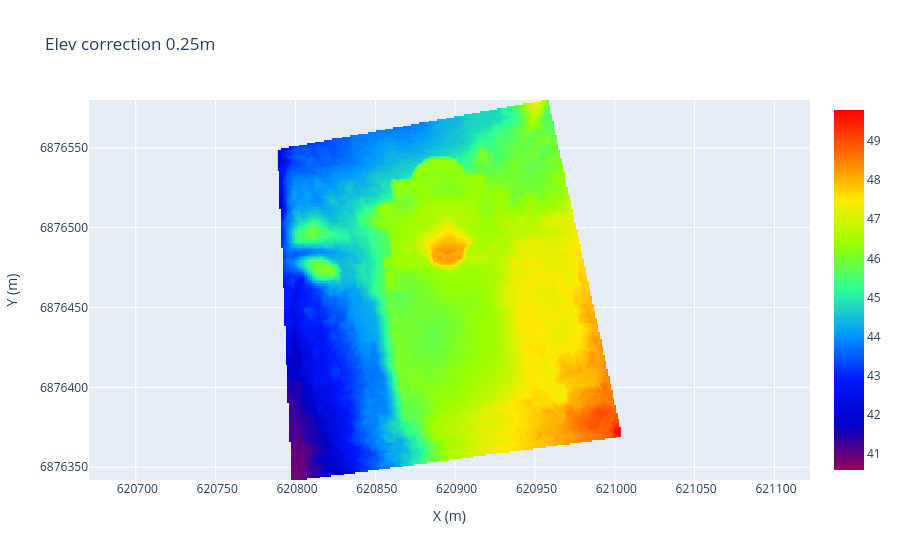

Notebook cell for this chart:
### Code cell
ploting.create_plotly_map(elev_cor, meta, "Elev correction 0.25m", color="rainbow")

### Figure 1 — Plotly figure (JSON) as saved in the notebook; plotly's stock layout.template omitted (floating-point values rounded to 4 significant figures; data arrays with more than 128 entries replaced by an {"elided": "..."} marker saying what was removed)
{"data": [{"colorscale": [[0, "rgb(150,0,90)"], [0.125, "rgb(0,0,200)"], [0.25, "rgb(0,25,255)"], [0.375, "rgb(0,152,255)"], [0.5, "rgb(44,255,150)"], [0.625, "rgb(151,255,0)"], [0.75, "rgb(255,234,0)"], [0.875, "rgb(255,111,0)"], [1, "rgb(255,0,0)"]], "customdata": {"elided": "101436 int values"}, "hovertemplate": "<b>Data: %{z:.4f} unit<extra></extra></b><br>Ligne: %{customdata[0]}<br>Colonne: %{customdata[1]}<br>", "type": "heatmap", "x": {"elided": "214 float values"}, "y": {"elided": "237 float values"}, "z": {"elided": "237x214 float values"}, "zmax": 49.79, "zmin": 40.59}], "layout": {"autosize": false, "coloraxis": {"colorbar": {"nticks": 10, "ticklen": 6, "ticks": "outside"}}, "title": {"text": "Elev correction 0.25m"}, "xaxis": {"showgrid": true, "tickformat": " d", "tickmode": "auto", "title": {"text": "X (m)"}}, "yaxis": {"scaleanchor": "x", "showgrid": true, "tickformat": " d", "tickmode": "auto", "title": {"text": "Y (m)"}}}}
